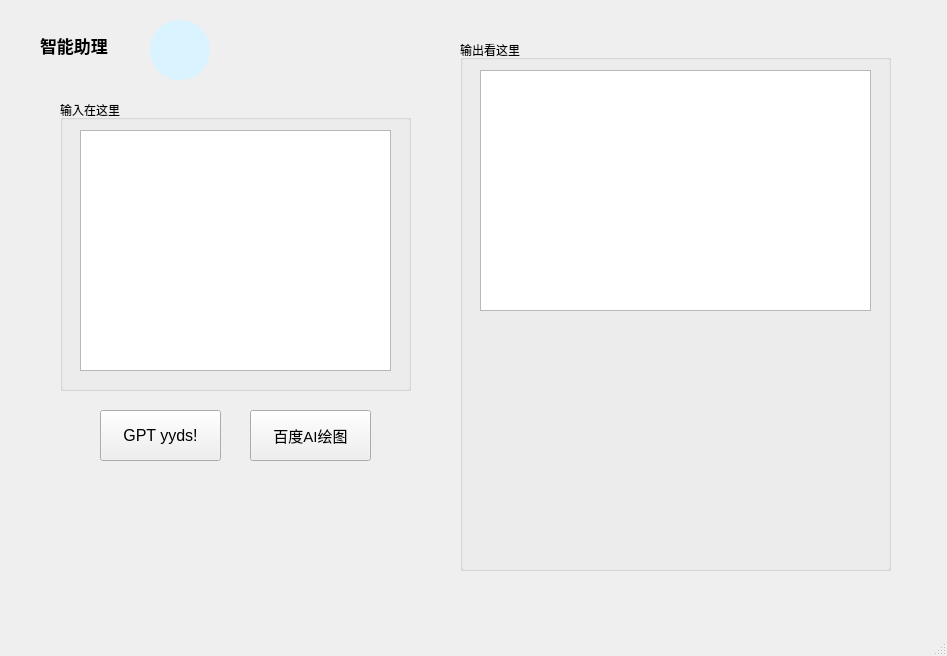
<?xml version="1.0" encoding="UTF-8"?>
<ui version="4.0">
 <class>GPT_YYDS</class>
 <widget class="QMainWindow" name="GPT_YYDS">
  <property name="geometry">
   <rect>
    <x>0</x>
    <y>0</y>
    <width>947</width>
    <height>656</height>
   </rect>
  </property>
  <property name="windowTitle">
   <string>MainWindow</string>
  </property>
  <widget class="QWidget" name="centralwidget">
   <widget class="QLabel" name="label">
    <property name="geometry">
     <rect>
      <x>40</x>
      <y>20</y>
      <width>121</width>
      <height>51</height>
     </rect>
    </property>
    <property name="font">
     <font>
      <family>仿宋</family>
      <pointsize>13</pointsize>
      <weight>75</weight>
      <bold>true</bold>
     </font>
    </property>
    <property name="text">
     <string>智能助理</string>
    </property>
   </widget>
   <widget class="QPushButton" name="pushButton">
    <property name="geometry">
     <rect>
      <x>100</x>
      <y>410</y>
      <width>121</width>
      <height>51</height>
     </rect>
    </property>
    <property name="font">
     <font>
      <pointsize>12</pointsize>
     </font>
    </property>
    <property name="text">
     <string>GPT yyds!</string>
    </property>
   </widget>
   <widget class="QGroupBox" name="groupBox">
    <property name="geometry">
     <rect>
      <x>60</x>
      <y>100</y>
      <width>351</width>
      <height>291</height>
     </rect>
    </property>
    <property name="title">
     <string>输入在这里</string>
    </property>
    <widget class="QTextEdit" name="textEdit">
     <property name="geometry">
      <rect>
       <x>20</x>
       <y>30</y>
       <width>311</width>
       <height>241</height>
      </rect>
     </property>
    </widget>
   </widget>
   <widget class="QPushButton" name="pushButton_2">
    <property name="geometry">
     <rect>
      <x>150</x>
      <y>20</y>
      <width>60</width>
      <height>60</height>
     </rect>
    </property>
    <property name="minimumSize">
     <size>
      <width>60</width>
      <height>60</height>
     </size>
    </property>
    <property name="maximumSize">
     <size>
      <width>60</width>
      <height>60</height>
     </size>
    </property>
    <property name="styleSheet">
     <string notr="true">border-image: url(:/button/microphone.png);
background-color: rgb(217, 243, 255);
border-radius: 30px;
border-style: outset;</string>
    </property>
    <property name="text">
     <string/>
    </property>
   </widget>
   <widget class="QPushButton" name="pushButton_3">
    <property name="geometry">
     <rect>
      <x>250</x>
      <y>410</y>
      <width>121</width>
      <height>51</height>
     </rect>
    </property>
    <property name="font">
     <font>
      <pointsize>11</pointsize>
     </font>
    </property>
    <property name="text">
     <string>百度AI绘图</string>
    </property>
   </widget>
   <widget class="QGroupBox" name="groupBox_2">
    <property name="geometry">
     <rect>
      <x>460</x>
      <y>40</y>
      <width>431</width>
      <height>531</height>
     </rect>
    </property>
    <property name="title">
     <string>输出看这里</string>
    </property>
    <widget class="QTextBrowser" name="textBrowser">
     <property name="geometry">
      <rect>
       <x>20</x>
       <y>30</y>
       <width>391</width>
       <height>241</height>
      </rect>
     </property>
    </widget>
    <widget class="QLabel" name="image_label">
     <property name="geometry">
      <rect>
       <x>110</x>
       <y>300</y>
       <width>200</width>
       <height>200</height>
      </rect>
     </property>
     <property name="text">
      <string/>
     </property>
    </widget>
   </widget>
  </widget>
  <widget class="QMenuBar" name="menubar">
   <property name="geometry">
    <rect>
     <x>0</x>
     <y>0</y>
     <width>947</width>
     <height>26</height>
    </rect>
   </property>
  </widget>
  <widget class="QStatusBar" name="statusbar"/>
 </widget>
 <resources>
  <include location="qt_resource/qt_pic_test1/pic1.qrc"/>
 </resources>
 <connections>
  <connection>
   <sender>pushButton</sender>
   <signal>clicked()</signal>
   <receiver>GPT_YYDS</receiver>
   <slot>getGPT()</slot>
   <hints>
    <hint type="sourcelabel">
     <x>121</x>
     <y>458</y>
    </hint>
    <hint type="destinationlabel">
     <x>77</x>
     <y>510</y>
    </hint>
   </hints>
  </connection>
  <connection>
   <sender>pushButton_3</sender>
   <signal>clicked()</signal>
   <receiver>GPT_YYDS</receiver>
   <slot>getBaidu()</slot>
   <hints>
    <hint type="sourcelabel">
     <x>315</x>
     <y>476</y>
    </hint>
    <hint type="destinationlabel">
     <x>274</x>
     <y>505</y>
    </hint>
   </hints>
  </connection>
  <connection>
   <sender>pushButton_2</sender>
   <signal>clicked()</signal>
   <receiver>GPT_YYDS</receiver>
   <slot>baiduInput()</slot>
   <hints>
    <hint type="sourcelabel">
     <x>206</x>
     <y>78</y>
    </hint>
    <hint type="destinationlabel">
     <x>326</x>
     <y>69</y>
    </hint>
   </hints>
  </connection>
 </connections>
 <slots>
  <slot>getGPT()</slot>
  <slot>getBaidu()</slot>
  <slot>baiduInput()</slot>
 </slots>
</ui>
